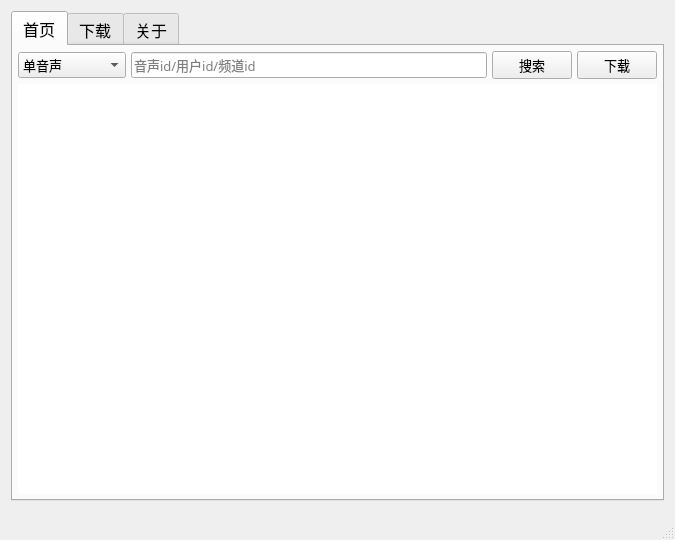
<?xml version="1.0" encoding="UTF-8"?>
<ui version="4.0">
 <class>MWin</class>
 <widget class="QMainWindow" name="MWin">
  <property name="geometry">
   <rect>
    <x>0</x>
    <y>0</y>
    <width>675</width>
    <height>540</height>
   </rect>
  </property>
  <property name="minimumSize">
   <size>
    <width>675</width>
    <height>540</height>
   </size>
  </property>
  <property name="font">
   <font>
    <family>Microsoft YaHei</family>
    <pointsize>12</pointsize>
   </font>
  </property>
  <property name="windowTitle">
   <string>猫耳FM 1.0 - ©Tich</string>
  </property>
  <property name="windowIcon">
   <iconset resource="res.qrc">
    <normaloff>:/images/favicon.ico</normaloff>:/images/favicon.ico</iconset>
  </property>
  <widget class="QWidget" name="centralWidget">
   <layout class="QHBoxLayout" name="horizontalLayout">
    <item>
     <widget class="QTabWidget" name="tabWidget">
      <property name="minimumSize">
       <size>
        <width>650</width>
        <height>0</height>
       </size>
      </property>
      <property name="currentIndex">
       <number>0</number>
      </property>
      <property name="iconSize">
       <size>
        <width>30</width>
        <height>30</height>
       </size>
      </property>
      <widget class="QWidget" name="tab">
       <attribute name="icon">
        <iconset resource="res.qrc">
         <normaloff>:/images/m1.png</normaloff>:/images/m1.png</iconset>
       </attribute>
       <attribute name="title">
        <string>首页</string>
       </attribute>
       <layout class="QVBoxLayout" name="verticalLayout_4">
        <property name="spacing">
         <number>5</number>
        </property>
        <property name="leftMargin">
         <number>5</number>
        </property>
        <property name="topMargin">
         <number>5</number>
        </property>
        <property name="rightMargin">
         <number>5</number>
        </property>
        <property name="bottomMargin">
         <number>5</number>
        </property>
        <item>
         <layout class="QVBoxLayout" name="layout1Main" stretch="1,5">
          <property name="spacing">
           <number>5</number>
          </property>
          <item>
           <layout class="QHBoxLayout" name="layout1T1">
            <property name="spacing">
             <number>5</number>
            </property>
            <item>
             <widget class="QComboBox" name="comboBox">
              <property name="font">
               <font>
                <pointsize>10</pointsize>
               </font>
              </property>
              <item>
               <property name="text">
                <string>单音声</string>
               </property>
              </item>
              <item>
               <property name="text">
                <string>用户音声</string>
               </property>
              </item>
              <item>
               <property name="text">
                <string>用户喜欢音声</string>
               </property>
              </item>
             </widget>
            </item>
            <item>
             <widget class="QLineEdit" name="lineEdit">
              <property name="font">
               <font>
                <pointsize>10</pointsize>
               </font>
              </property>
              <property name="inputMask">
               <string/>
              </property>
              <property name="placeholderText">
               <string notr="true">音声id/用户id/频道id</string>
              </property>
             </widget>
            </item>
            <item>
             <widget class="QPushButton" name="search">
              <property name="font">
               <font>
                <family>Microsoft YaHei</family>
                <pointsize>10</pointsize>
               </font>
              </property>
              <property name="cursor">
               <cursorShape>PointingHandCursor</cursorShape>
              </property>
              <property name="text">
               <string>搜索</string>
              </property>
             </widget>
            </item>
            <item>
             <widget class="QPushButton" name="download">
              <property name="font">
               <font>
                <pointsize>10</pointsize>
               </font>
              </property>
              <property name="cursor">
               <cursorShape>PointingHandCursor</cursorShape>
              </property>
              <property name="text">
               <string>下载</string>
              </property>
             </widget>
            </item>
           </layout>
          </item>
          <item>
           <widget class="QTableWidget" name="tableWidget">
            <property name="sizePolicy">
             <sizepolicy hsizetype="Preferred" vsizetype="Preferred">
              <horstretch>0</horstretch>
              <verstretch>0</verstretch>
             </sizepolicy>
            </property>
            <property name="focusPolicy">
             <enum>Qt::StrongFocus</enum>
            </property>
            <property name="contextMenuPolicy">
             <enum>Qt::CustomContextMenu</enum>
            </property>
            <property name="layoutDirection">
             <enum>Qt::LeftToRight</enum>
            </property>
            <property name="frameShape">
             <enum>QFrame::NoFrame</enum>
            </property>
            <property name="frameShadow">
             <enum>QFrame::Plain</enum>
            </property>
            <property name="verticalScrollBarPolicy">
             <enum>Qt::ScrollBarAlwaysOff</enum>
            </property>
            <property name="horizontalScrollBarPolicy">
             <enum>Qt::ScrollBarAlwaysOff</enum>
            </property>
            <property name="alternatingRowColors">
             <bool>true</bool>
            </property>
            <property name="selectionMode">
             <enum>QAbstractItemView::SingleSelection</enum>
            </property>
            <property name="selectionBehavior">
             <enum>QAbstractItemView::SelectRows</enum>
            </property>
            <property name="gridStyle">
             <enum>Qt::SolidLine</enum>
            </property>
            <property name="rowCount">
             <number>0</number>
            </property>
            <property name="columnCount">
             <number>3</number>
            </property>
            <attribute name="horizontalHeaderVisible">
             <bool>false</bool>
            </attribute>
            <attribute name="horizontalHeaderCascadingSectionResizes">
             <bool>false</bool>
            </attribute>
            <attribute name="horizontalHeaderDefaultSectionSize">
             <number>250</number>
            </attribute>
            <attribute name="horizontalHeaderMinimumSectionSize">
             <number>50</number>
            </attribute>
            <attribute name="horizontalHeaderStretchLastSection">
             <bool>true</bool>
            </attribute>
            <attribute name="verticalHeaderVisible">
             <bool>false</bool>
            </attribute>
            <attribute name="verticalHeaderCascadingSectionResizes">
             <bool>false</bool>
            </attribute>
            <attribute name="verticalHeaderDefaultSectionSize">
             <number>30</number>
            </attribute>
            <attribute name="verticalHeaderMinimumSectionSize">
             <number>35</number>
            </attribute>
            <attribute name="verticalHeaderShowSortIndicator" stdset="0">
             <bool>false</bool>
            </attribute>
            <attribute name="verticalHeaderStretchLastSection">
             <bool>false</bool>
            </attribute>
            <column>
             <property name="text">
              <string>id</string>
             </property>
            </column>
            <column>
             <property name="text">
              <string>音声名</string>
             </property>
            </column>
            <column>
             <property name="text">
              <string>下载链接</string>
             </property>
            </column>
           </widget>
          </item>
         </layout>
        </item>
       </layout>
      </widget>
      <widget class="QWidget" name="tab2">
       <attribute name="icon">
        <iconset resource="res.qrc">
         <normaloff>:/images/m2.png</normaloff>:/images/m2.png</iconset>
       </attribute>
       <attribute name="title">
        <string>下载</string>
       </attribute>
       <layout class="QVBoxLayout" name="verticalLayout_3">
        <item>
         <widget class="QTableWidget" name="tableWidget2">
          <property name="font">
           <font>
            <pointsize>10</pointsize>
           </font>
          </property>
          <property name="alternatingRowColors">
           <bool>true</bool>
          </property>
          <property name="selectionMode">
           <enum>QAbstractItemView::MultiSelection</enum>
          </property>
          <property name="selectionBehavior">
           <enum>QAbstractItemView::SelectRows</enum>
          </property>
          <attribute name="horizontalHeaderDefaultSectionSize">
           <number>150</number>
          </attribute>
          <attribute name="horizontalHeaderStretchLastSection">
           <bool>true</bool>
          </attribute>
          <column>
           <property name="text">
            <string>标题</string>
           </property>
          </column>
          <column>
           <property name="text">
            <string>下载进度</string>
           </property>
          </column>
         </widget>
        </item>
        <item>
         <layout class="QHBoxLayout" name="horizontalLayout_3">
          <item>
           <spacer name="horizontalSpacer">
            <property name="orientation">
             <enum>Qt::Horizontal</enum>
            </property>
            <property name="sizeHint" stdset="0">
             <size>
              <width>40</width>
              <height>20</height>
             </size>
            </property>
           </spacer>
          </item>
          <item>
           <widget class="QToolButton" name="toolButton">
            <property name="cursor">
             <cursorShape>PointingHandCursor</cursorShape>
            </property>
            <property name="text">
             <string>打开保存文件夹</string>
            </property>
           </widget>
          </item>
         </layout>
        </item>
       </layout>
      </widget>
      <widget class="QWidget" name="tab3">
       <attribute name="icon">
        <iconset resource="res.qrc">
         <normaloff>:/images/m3.png</normaloff>:/images/m3.png</iconset>
       </attribute>
       <attribute name="title">
        <string>关于</string>
       </attribute>
       <layout class="QVBoxLayout" name="verticalLayout">
        <item>
         <widget class="QScrollArea" name="scrollArea">
          <property name="verticalScrollBarPolicy">
           <enum>Qt::ScrollBarAlwaysOff</enum>
          </property>
          <property name="horizontalScrollBarPolicy">
           <enum>Qt::ScrollBarAsNeeded</enum>
          </property>
          <property name="widgetResizable">
           <bool>true</bool>
          </property>
          <widget class="QWidget" name="scrollAreaWidgetContents">
           <property name="geometry">
            <rect>
             <x>0</x>
             <y>0</y>
             <width>623</width>
             <height>437</height>
            </rect>
           </property>
           <layout class="QVBoxLayout" name="verticalLayout_2">
            <item>
             <widget class="QPlainTextEdit" name="plainTextEdit">
              <property name="font">
               <font>
                <pointsize>10</pointsize>
               </font>
              </property>
              <property name="plainText">
               <string>GitHub：LewisTian
Email：lewissmith@126.com
详细介绍：https://github.com/LewisTian/PyQt5-Apps/tree/master/missevan-kit
-----
猫耳FM工具箱 V1.0
主要功能是批量下载猫耳上的音声
暂时仅支持获取单音声、用户上传音声以及用户喜欢的音声</string>
              </property>
             </widget>
            </item>
            <item>
             <widget class="QLabel" name="label">
              <property name="font">
               <font>
                <family>Microsoft YaHei UI</family>
                <pointsize>10</pointsize>
                <weight>75</weight>
                <bold>true</bold>
               </font>
              </property>
              <property name="text">
               <string>若是觉得好用欢迎投喂：</string>
              </property>
             </widget>
            </item>
            <item>
             <layout class="QHBoxLayout" name="horizontalLayout_2">
              <item>
               <widget class="QLabel" name="label_2">
                <property name="text">
                 <string/>
                </property>
                <property name="pixmap">
                 <pixmap resource="res.qrc">:/images/alipay.jpg</pixmap>
                </property>
               </widget>
              </item>
              <item>
               <widget class="QLabel" name="label_3">
                <property name="text">
                 <string/>
                </property>
                <property name="pixmap">
                 <pixmap resource="res.qrc">:/images/weicatpay.png</pixmap>
                </property>
               </widget>
              </item>
             </layout>
            </item>
           </layout>
          </widget>
         </widget>
        </item>
       </layout>
      </widget>
     </widget>
    </item>
   </layout>
  </widget>
  <widget class="QStatusBar" name="statusBar"/>
 </widget>
 <layoutdefault spacing="6" margin="11"/>
 <resources>
  <include location="res.qrc"/>
 </resources>
 <connections/>
</ui>
